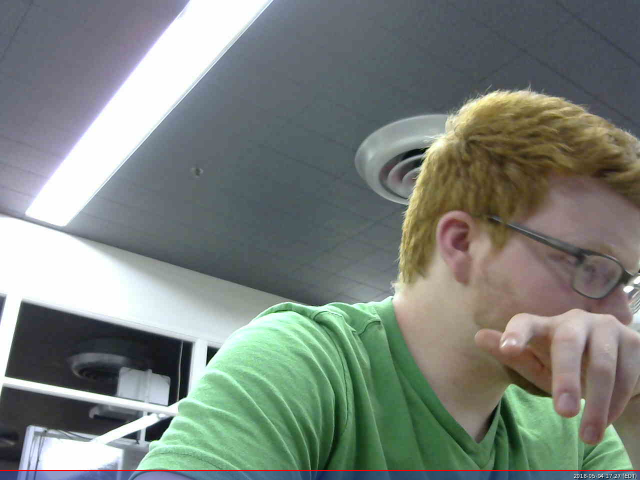
#> input picture Raspberry Pi/Camera/172735.jpg, 1280 x 960 px, given in place of the camera (shown at 1/2 size)
$ python Lab5_color_tracking_sample.py
#> lines starting #> are read from the running program, lines starting #| are printed output that depends on the picture; after the words box and inside, x2 and y2 are one past the last pixel; in counts of white or black regions, pixels touching at a corner belong together
# Lab 5 sample program for tracking an object with a specific color
# use the trackbar to select the HSV range for the target color

import cv2
import numpy as np
import serial

ser = serial.Serial('/dev/ttyACM0',9600)

# Callback function which does nothing for trackbar move
def nothing(x):
    pass

# Capture video from camera
width = 320
height = 240
Xcenter = width / 2
cp = cv2.VideoCapture(0)
cp.set(cv2.CAP_PROP_FRAME_WIDTH,width)
cp.set(cv2.CAP_PROP_FRAME_HEIGHT,height)
# Create a named window with opencv
cv2.namedWindow('image')

# Initialize H, S, V values
Hmax, Hmin, Smax, Smin, Vmax, Vmin = 12, 0, 255, 89, 255, 115

# create trackbars for color change
cv2.createTrackbar('Hmax','image',Hmax,255,nothing)
cv2.createTrackbar('Hmin','image',Hmin,255,nothing)
cv2.createTrackbar('Smax','image',Smax,255,nothing)
cv2.createTrackbar('Smin','image',Smin,255,nothing)
cv2.createTrackbar('Vmax','image',Vmax,255,nothing)
cv2.createTrackbar('Vmin','image',Vmin,255,nothing)

# create switch for ON/OFF functionality, swtich button for mask window
switch = '0 : OFF \n1 : ON'
cv2.createTrackbar(switch, 'image',0,1,nothing)


while True:
    imgReadSuccessful,img = cp.read()
#> img is the input picture: shape (960, 1280, 3); mean B, G, R 123.3, 130.1, 122.3

    # get current positions of four trackbars
    Hmax = cv2.getTrackbarPos('Hmax','image')
    Hmin = cv2.getTrackbarPos('Hmin','image')
    Vmax = cv2.getTrackbarPos('Vmax','image')
    Vmin = cv2.getTrackbarPos('Vmin','image')
    Smax = cv2.getTrackbarPos('Smax','image')
    Smin = cv2.getTrackbarPos('Smin','image')
    s = cv2.getTrackbarPos(switch,'image')

    hsv = cv2.cvtColor(img, cv2.COLOR_BGR2HSV)
#> hsv: shape (960, 1280, 3); mean H, S, V 70, 51.4, 138.6
    mask = cv2.inRange(hsv, (Hmin,Smin,Vmin), (Hmax,Smax,Vmax))
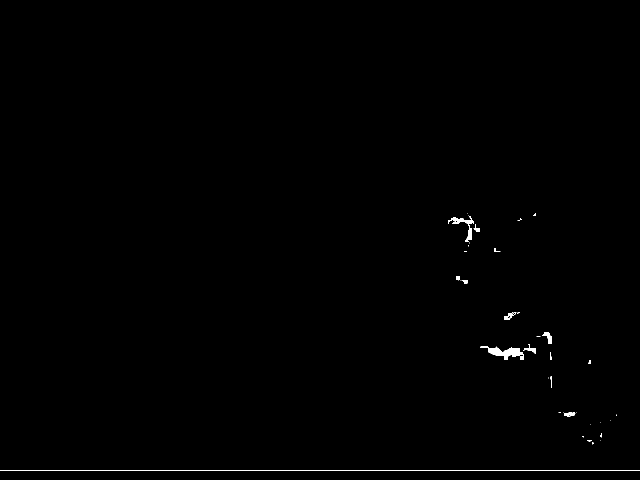
#> mask: shape (960, 1280) (shown at 1/2 size); 0.44% white; 36 white regions (21 under 20 px), largest, box (x1, y1, x2, y2) and area: (0, 940, 1280, 942) 2560, (961, 693, 1048, 720) 1054, (896, 432, 948, 485) 608
    mask = cv2.erode(mask, None, iterations=2)
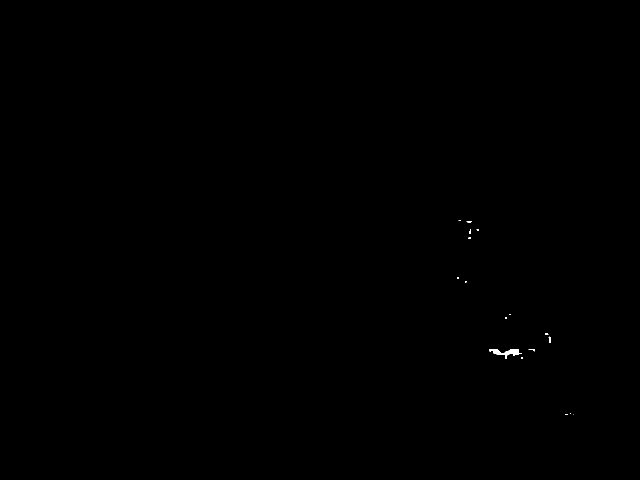
#> mask: shape (960, 1280) (shown at 1/2 size); 0.06% white; 18 white regions (11 under 20 px), largest, box (x1, y1, x2, y2) and area: (979, 698, 1044, 718) 496, (1097, 673, 1102, 686) 41, (934, 442, 944, 446) 28
    mask = cv2.dilate(mask, None, iterations=2)
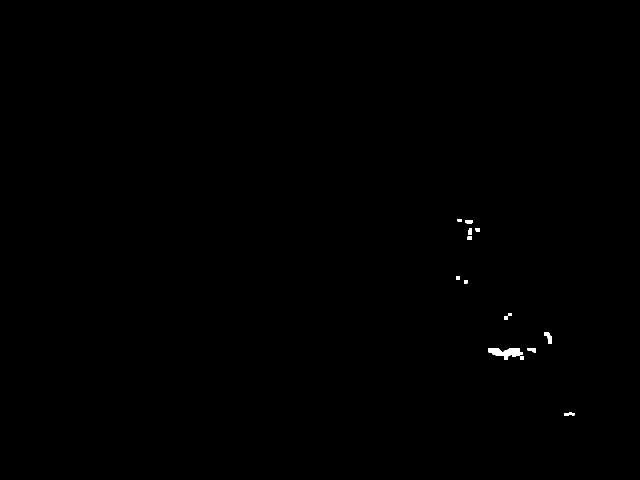
#> mask: shape (960, 1280) (shown at 1/2 size); 0.16% white; 15 white regions

    if s:
        cv2.imshow('mask',mask)
    else:
        cv2.destroyWindow('mask')

    # find contours in the mask and initialize the current
    # (x, y) center of the ball
    cnts = cv2.findContours(mask.copy(), cv2.RETR_EXTERNAL,cv2.CHAIN_APPROX_SIMPLE)[-2]
#> cnts = 15 contours, 1 with area under 20; largest, box (x1, y1, x2, y2) and area: (977, 696, 1046, 720) 831, (1088, 664, 1104, 688) 176, (930, 440, 946, 448) 92, (1055, 696, 1072, 705) 88, (937, 456, 944, 470) 74
    center = None

    # only proceed if at least one contour was found
    if len(cnts) > 0:
        # find the largest contour in the mask, then use
        # it to compute the minimum enclosing circle and
        # centroid
        c = max(cnts, key=cv2.contourArea)
#> c = contour of 59 points, box (x1, y1, x2, y2) (977, 696, 1046, 720), area 831
        ((x, y), radius) = cv2.minEnclosingCircle(c)
#> x = 1011; y = 702.5; radius = 34.62


        # only proceed if the radius meets a minimum size
        if radius > 6:
            dataLine = "X{0}Y{0}".format(x,y)
#> dataLine = 'X1011.0Y1011.0'
            ser.write(dataLine.encode('utf-8'))
        # # draw the circle and centroid on the frame,
        # # then update the list of tracked points
        #     cv2.circle(img, (int(x), int(y)), int(radius),
        #                    (0, 255, 255), 2)
        #     text = 'x:'+str(int(x))+'y:'+str(int(y))+'r:'+str(int(radius))
        #
        #     #cv2.putText(img,text,(int(x)-125,int(y)), cv2.FONT_HERSHEY_COMPLEX,1,(0,255,0))
        #     ##PUT ON SERIAL

	# Press the Escape key to exit
    k = cv2.waitKey(1) & 0xFF
#> (key Esc is pressed here)
    if k == 27:
        break

    cv2.imshow('image',img)

cp.release()

cv2.destroyAllWindows()

$ run again, on Raspberry Pi/Camera/172808.jpg
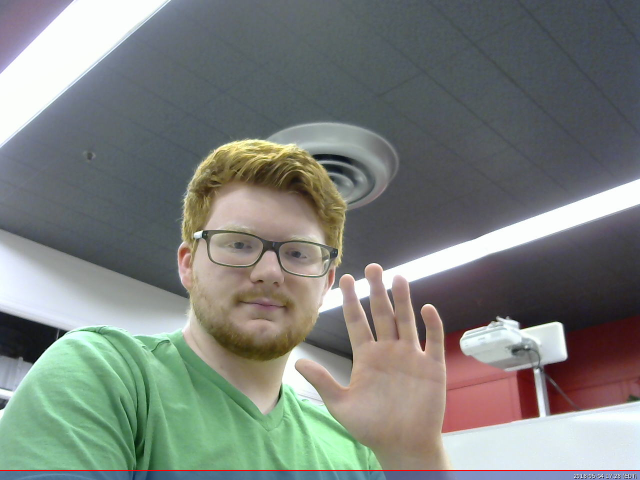
#> input picture Raspberry Pi/Camera/172808.jpg, 1280 x 960 px, given in place of the camera (shown at 1/2 size)
#> img is the input picture: shape (960, 1280, 3); mean B, G, R 123.7, 128.3, 123.7
#> hsv: shape (960, 1280, 3); mean H, S, V 82.8, 47.2, 138.6
#> `mask = cv2.inRange(hsv, (Hmin,Smin,Vmin), (Hmax,Smax,Vmax))`:
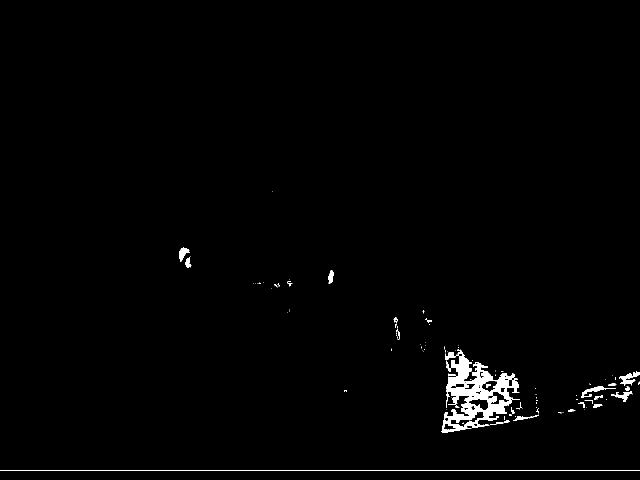
#> mask: shape (960, 1280) (shown at 1/2 size); 1.3% white; 111 white regions (83 under 20 px), largest, box (x1, y1, x2, y2) and area: (883, 699, 1040, 866) 10098, (0, 940, 1280, 942) 2560, (1238, 742, 1280, 771) 497
#> `mask = cv2.dilate(mask, None, iterations=2)`:
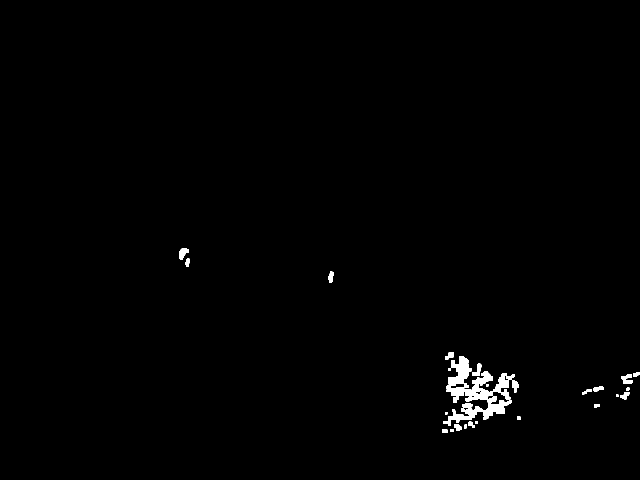
#> mask: shape (960, 1280) (shown at 1/2 size); 0.84% white; 28 white regions
#> cnts = 28 contours, 3 with area under 20; largest, box (x1, y1, x2, y2) and area: (886, 712, 1029, 851) 6824, (358, 497, 378, 520) 254, (1242, 749, 1266, 768) 249, (1024, 760, 1037, 785) 181, (657, 543, 667, 566) 150
#> c = contour of 507 points, box (x1, y1, x2, y2) (886, 712, 1029, 851), area 6824
#> x = 952.4; y = 790.9; radius = 86.93
#> dataLine = 'X952.365966796875Y952.365966796875'
